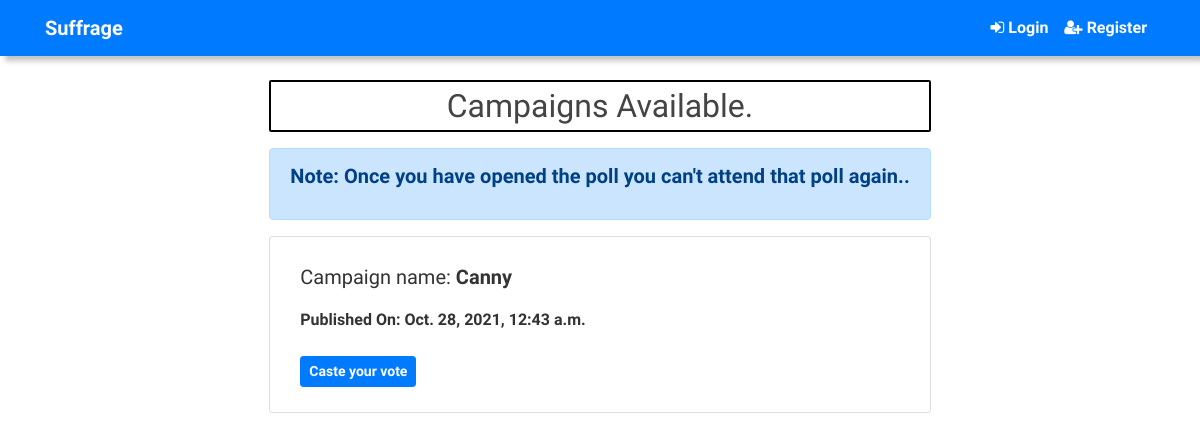
Page /campaigns/ on the earlier database version.
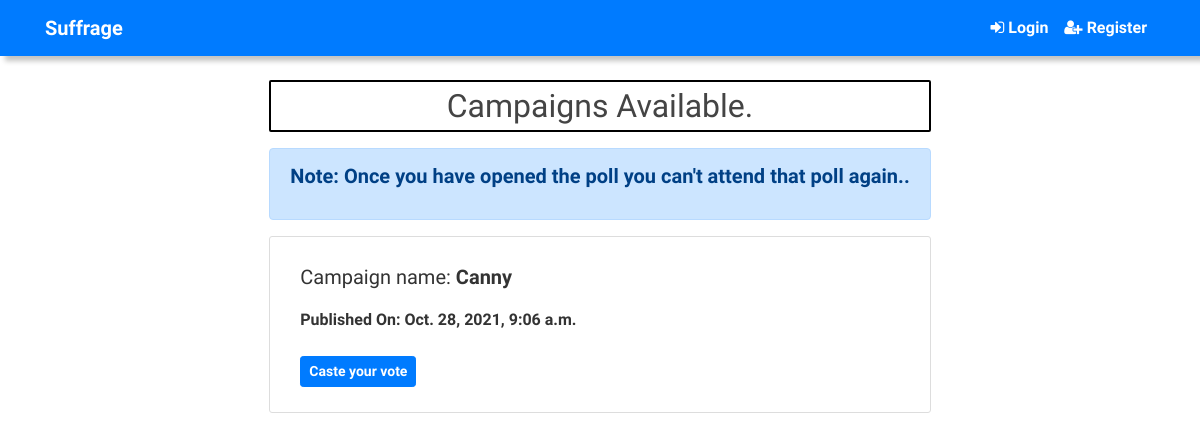
Same page on the later database version.
### campaigns/models.py (models this page shows, shortened)
class Campaign(models.Model):
    organization_name = models.CharField(max_length = 200)
    pub_date = models.DateTimeField('date published')

### campaigns/views.py (the view)
# urls.py: path('', views.index, name ='index'),
def index(request):
	latest_candidate_list = Campaign.objects.order_by('-pub_date')[:5]
	context = {'latest_candidate_list': latest_candidate_list,}
	return render(request, 'campaigns/index.html', context)

### templates/campaigns/index.html (shortened to what this page needs)
{% extends 'base.html' %}
{% block content %}
<h2 class ="text-center mb-3" style="border: 2px solid black; border-radius: 2px; padding: 5px;">Campaigns Available.</h2>
<div class="alert alert-primary" role="alert">
<p><b>Note: Once you have opened the poll you can't attend that poll again..</b></p>
</div>
{% if latest_candidate_list %}
{% for campaign in latest_candidate_list %}
<div class = "content-section">
<div class ="card-mb-3">
	<div class ="card-body">
		<p>Campaign name: <b>{{ campaign.organization_name }}</b></p>
		<b>Published On: {{ campaign.pub_date }}</b><br><br>
		<a href ="{% url 'campaigns:detail' campaign.id %}" class ="btn btn-primary btn-sm"><b>Caste your vote</b></a>
	</div>
</div>
</div>
{% endfor %}
{% else %}
<p>No Campaigns available</p>
{% endif %}
{% endblock %}

Differences in the rows shown:
changed Campaign "Canny": pub_date "Oct. 28, 2021, 12:43 a.m." → "Oct. 28, 2021, 9:06 a.m."
